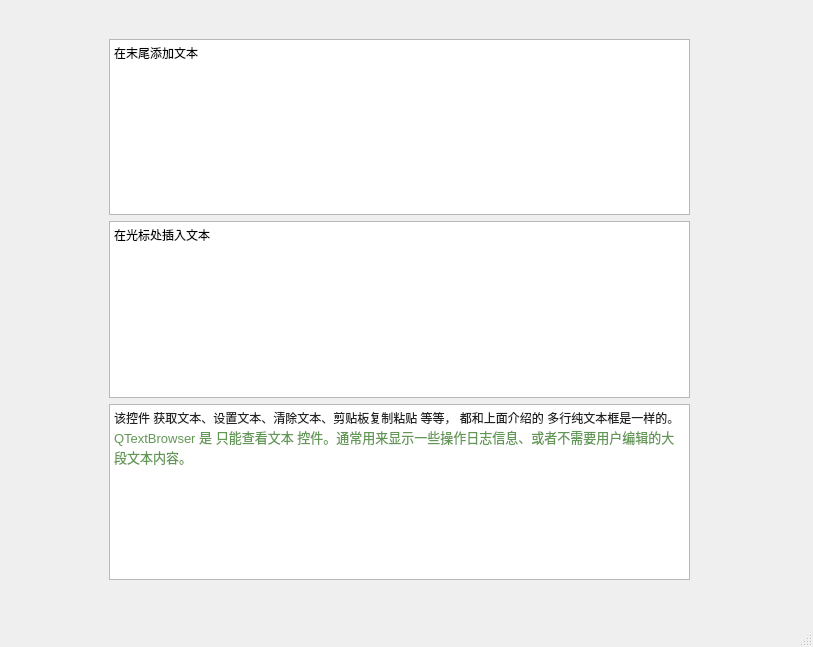
<?xml version="1.0" encoding="UTF-8"?>
<ui version="4.0">
 <class>MainWindow</class>
 <widget class="QMainWindow" name="MainWindow">
  <property name="geometry">
   <rect>
    <x>0</x>
    <y>0</y>
    <width>813</width>
    <height>647</height>
   </rect>
  </property>
  <property name="windowTitle">
   <string>MainWindow</string>
  </property>
  <widget class="QWidget" name="centralwidget">
   <widget class="QWidget" name="gridLayoutWidget">
    <property name="geometry">
     <rect>
      <x>109</x>
      <y>39</y>
      <width>581</width>
      <height>541</height>
     </rect>
    </property>
    <layout class="QGridLayout" name="gridLayout">
     <item row="1" column="0">
      <widget class="QTextBrowser" name="textBrowser_2">
       <property name="html">
        <string>&lt;!DOCTYPE HTML PUBLIC &quot;-//W3C//DTD HTML 4.0//EN&quot; &quot;http://www.w3.org/TR/REC-html40/strict.dtd&quot;&gt;
&lt;html&gt;&lt;head&gt;&lt;meta name=&quot;qrichtext&quot; content=&quot;1&quot; /&gt;&lt;meta charset=&quot;utf-8&quot; /&gt;&lt;style type=&quot;text/css&quot;&gt;
p, li { white-space: pre-wrap; }
hr { height: 1px; border-width: 0; }
li.unchecked::marker { content: &quot;\2610&quot;; }
li.checked::marker { content: &quot;\2612&quot;; }
&lt;/style&gt;&lt;/head&gt;&lt;body style=&quot; font-family:'Microsoft YaHei UI'; font-size:9pt; font-weight:400; font-style:normal;&quot;&gt;
&lt;p style=&quot; margin-top:0px; margin-bottom:0px; margin-left:0px; margin-right:0px; -qt-block-indent:0; text-indent:0px;&quot;&gt;在光标处插入文本&lt;/p&gt;&lt;/body&gt;&lt;/html&gt;</string>
       </property>
      </widget>
     </item>
     <item row="0" column="0">
      <widget class="QTextBrowser" name="textBrowser">
       <property name="html">
        <string>&lt;!DOCTYPE HTML PUBLIC &quot;-//W3C//DTD HTML 4.0//EN&quot; &quot;http://www.w3.org/TR/REC-html40/strict.dtd&quot;&gt;
&lt;html&gt;&lt;head&gt;&lt;meta name=&quot;qrichtext&quot; content=&quot;1&quot; /&gt;&lt;meta charset=&quot;utf-8&quot; /&gt;&lt;style type=&quot;text/css&quot;&gt;
p, li { white-space: pre-wrap; }
hr { height: 1px; border-width: 0; }
li.unchecked::marker { content: &quot;\2610&quot;; }
li.checked::marker { content: &quot;\2612&quot;; }
&lt;/style&gt;&lt;/head&gt;&lt;body style=&quot; font-family:'Microsoft YaHei UI'; font-size:9pt; font-weight:400; font-style:normal;&quot;&gt;
&lt;p style=&quot; margin-top:0px; margin-bottom:0px; margin-left:0px; margin-right:0px; -qt-block-indent:0; text-indent:0px;&quot;&gt;在末尾添加文本&lt;/p&gt;&lt;/body&gt;&lt;/html&gt;</string>
       </property>
      </widget>
     </item>
     <item row="2" column="0">
      <widget class="QTextBrowser" name="textBrowser_3">
       <property name="html">
        <string>&lt;!DOCTYPE HTML PUBLIC &quot;-//W3C//DTD HTML 4.0//EN&quot; &quot;http://www.w3.org/TR/REC-html40/strict.dtd&quot;&gt;
&lt;html&gt;&lt;head&gt;&lt;meta name=&quot;qrichtext&quot; content=&quot;1&quot; /&gt;&lt;meta charset=&quot;utf-8&quot; /&gt;&lt;style type=&quot;text/css&quot;&gt;
p, li { white-space: pre-wrap; }
hr { height: 1px; border-width: 0; }
li.unchecked::marker { content: &quot;\2610&quot;; }
li.checked::marker { content: &quot;\2612&quot;; }
&lt;/style&gt;&lt;/head&gt;&lt;body style=&quot; font-family:'Microsoft YaHei UI'; font-size:9pt; font-weight:400; font-style:normal;&quot;&gt;
&lt;p style=&quot; margin-top:0px; margin-bottom:0px; margin-left:0px; margin-right:0px; -qt-block-indent:0; text-indent:0px;&quot;&gt;&lt;span style=&quot; font-family:'_','微软雅黑','-apple-system','BlinkMacSystemFont','Segoe UI','Roboto','Helvetica Neue','Arial','Noto Sans','sans-serif','Apple Color Emoji','Segoe UI Emoji','Segoe UI Symbol','Noto Color Emoji'; color:rgba(0,0,0,0.866667); background-color:#ffffff;&quot;&gt;该控件 获取文本、设置文本、清除文本、剪贴板复制粘贴 等等， 都和上面介绍的 多行纯文本框是一样的。&lt;/span&gt;&lt;span style=&quot; font-family:'JetBrains Mono','monospace'; font-size:9.8pt; color:#629755;&quot;&gt;QTextBrowser &lt;/span&gt;&lt;span style=&quot; font-family:'宋体','monospace'; font-size:9.8pt; color:#629755;&quot;&gt;是 只能查看文本 控件。通常用来显示一些操作日志信息、或者不需要用户编辑的大段文本内容。&lt;/span&gt;&lt;/p&gt;&lt;/body&gt;&lt;/html&gt;</string>
       </property>
      </widget>
     </item>
    </layout>
   </widget>
  </widget>
  <widget class="QMenuBar" name="menubar">
   <property name="geometry">
    <rect>
     <x>0</x>
     <y>0</y>
     <width>813</width>
     <height>22</height>
    </rect>
   </property>
  </widget>
  <widget class="QStatusBar" name="statusbar"/>
 </widget>
 <resources/>
 <connections/>
</ui>
